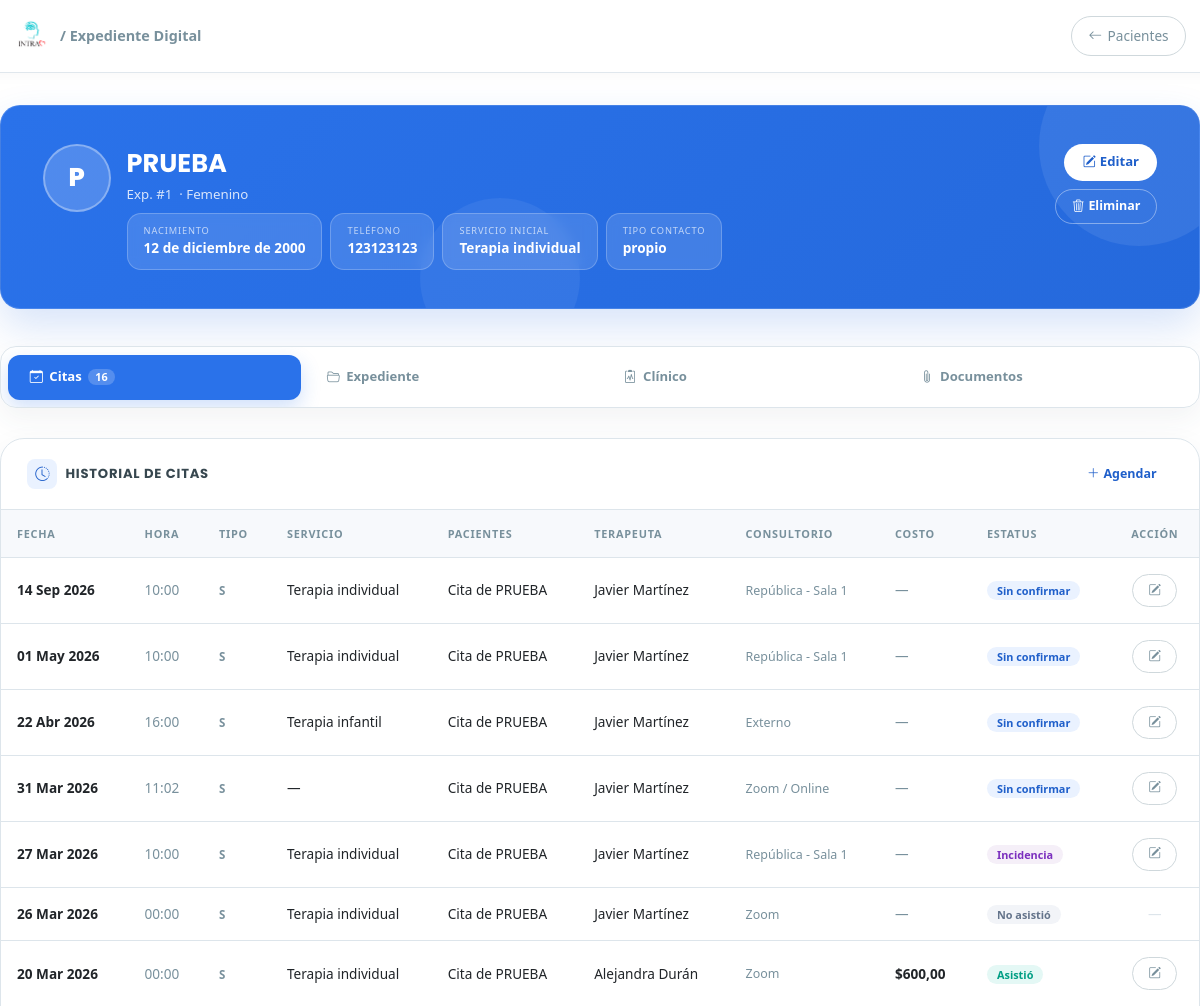
The app's page /pacientes/1/ (upper part), older data.
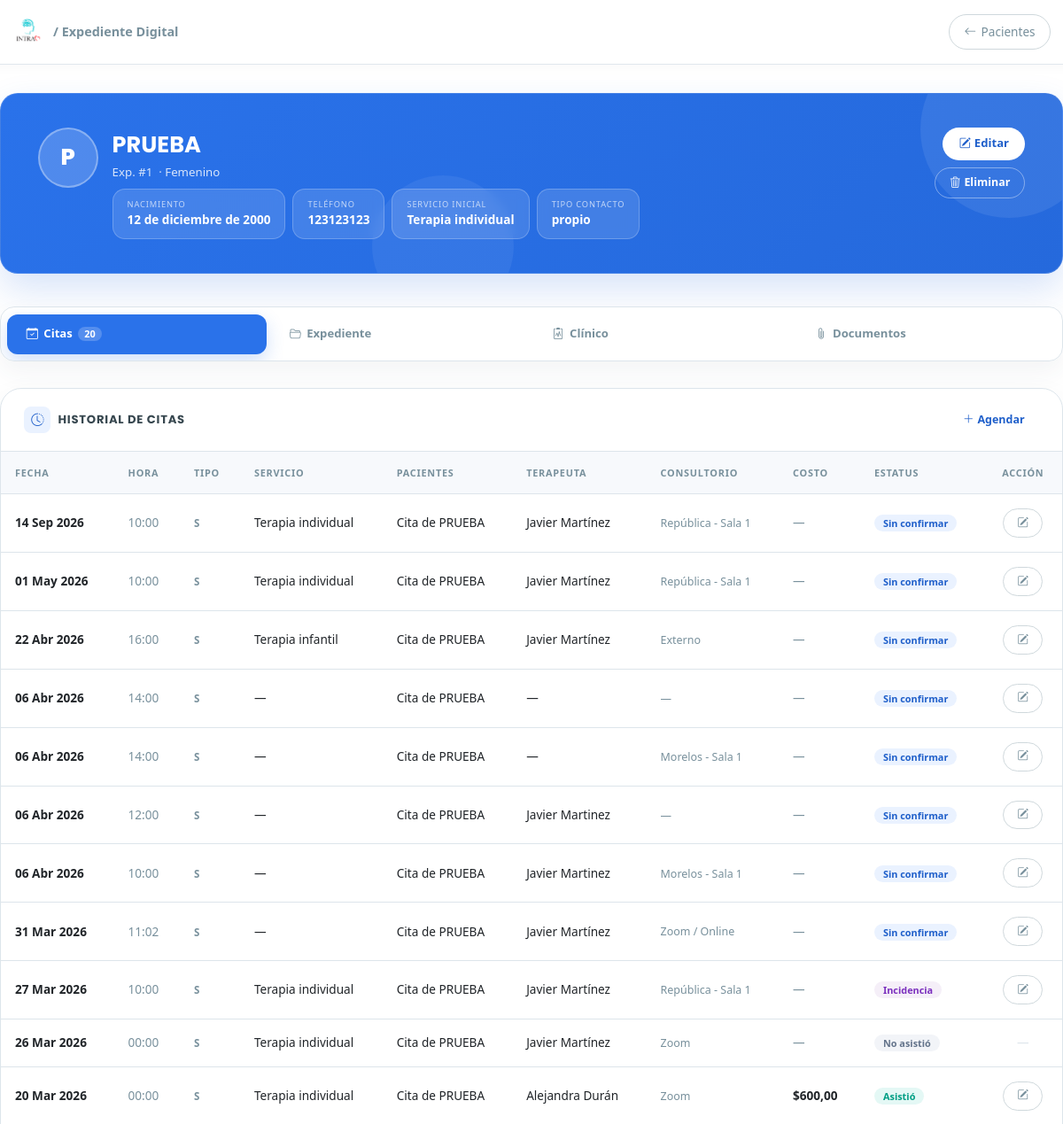
The same page, newer data.
### clinica/models.py (models this page shows, shortened)
class Cita(models.Model):
    ESTATUS_CONFIRMADA = 'confirmada'
    ESTATUS_SIN_CONFIRMAR = 'sin_confirmar'
    ESTATUS_REAGENDO = 'reagendo'
    ESTATUS_CANCELO = 'cancelo'
    ESTATUS_SI_ASISTIO = 'si_asistio'
    ESTATUS_NO_ASISTIO = 'no_asistio'
    ESTATUS_INCIDENCIA = 'incidencia'
    ESTATUS_CHOICES = [
        (ESTATUS_CONFIRMADA, 'Confirmada'),
        (ESTATUS_SIN_CONFIRMAR, 'Sin confirmar'),
        (ESTATUS_REAGENDO, 'Reagendo'),
        (ESTATUS_CANCELO, 'Cancelo'),
        (ESTATUS_SI_ASISTIO, 'Si asistio'),
        (ESTATUS_NO_ASISTIO, 'No asistio'),
        (ESTATUS_INCIDENCIA, 'Incidencia'),
    ]
    ESTATUS_ACTIVOS = (
        ESTATUS_CONFIRMADA,
        ESTATUS_SIN_CONFIRMAR,
        ESTATUS_REAGENDO,
        ESTATUS_INCIDENCIA,
    )
    TIPO_NUEVO = 'N'
    TIPO_REFERIDO = 'R'
    TIPO_SEGUIMIENTO = 'S'
    TIPO_PACIENTE_CHOICES = [
        (TIPO_NUEVO, 'Nuevo'),
        (TIPO_REFERIDO, 'Referido'),
        (TIPO_SEGUIMIENTO, 'Seguimiento'),
    ]
    PAGO_CHOICES = [
        ('Terminal', 'Terminal'),
        ('Transferencia', 'Transferencia'),
        ('Efectivo', 'Efectivo'),
        ('Pase', 'Pase'),
    ]
    paciente = models.ForeignKey(Paciente, on_delete=models.CASCADE, related_name='citas')
    pacientes_adicionales = models.ManyToManyField(
        Paciente,
        blank=True,
        related_name='citas_como_adicional',
    )
    fecha = models.DateField()
    hora = models.TimeField()
    tipo_paciente = models.CharField(
        max_length=1,
        choices=TIPO_PACIENTE_CHOICES,
        default=TIPO_SEGUIMIENTO,
    )
    division = models.ForeignKey(Division, on_delete=models.SET_NULL, null=True)
    consultorio = models.ForeignKey(Consultorio, on_delete=models.SET_NULL, null=True)
    servicio = models.ForeignKey(Servicio, on_delete=models.SET_NULL, null=True)
    terapeuta = models.ForeignKey(Terapeuta, on_delete=models.SET_NULL, null=True)
    costo = models.DecimalField(max_digits=10, decimal_places=2, null=True, blank=True)
    metodo_pago = models.CharField(
        max_length=50,
        choices=PAGO_CHOICES,
        null=True,
        blank=True,
    )
    estatus = models.CharField(
        max_length=20,
        choices=ESTATUS_CHOICES,
        default=ESTATUS_SIN_CONFIRMAR,
    )
    folio_fiscal = models.CharField(max_length=100, blank=True, null=True)
    notas = models.TextField(blank=True, null=True)
    def pacientes_display_natural(self):
        nombres = [self.paciente.nombre] if self.paciente_id else []
        nombres.extend(list(self.pacientes_adicionales.values_list('nombre', flat=True)))
        if not nombres:
            return ""
        if len(nombres) == 1:
            return nombres[0]
        if len(nombres) == 2:
            return f"{nombres[0]} y {nombres[1]}"
        return f"{', '.join(nombres[:-1])} y {nombres[-1]}"
    def titulo_cita(self):
        pacientes = self.pacientes_display_natural()
        return f"Cita de {pacientes}" if pacientes else "Cita"
    class Meta:
        verbose_name = "Cita"
        verbose_name_plural = "Citas"
        ordering = ['-fecha', '-hora']

class Servicio(models.Model):
    nombre = models.CharField(max_length=100)
    def __str__(self):
        return self.nombre

class Paciente(models.Model):
    TIPO_CONTACTO_CHOICES = [
        ('propio', 'Propio'),
        ('madre', 'Madre'),
        ('padre', 'Padre'),
        ('pareja', 'Pareja'),
        ('otro', 'Otro'),
    ]
    SEXO_CHOICES = [
        ('Femenino', 'Femenino'),
        ('Masculino', 'Masculino'),
    ]
    usuario = models.OneToOneField(User, on_delete=models.SET_NULL, null=True, blank=True, related_name='perfil_paciente')
    nombre = models.CharField(max_length=200, verbose_name="Nombre Completo")
    fecha_nacimiento = models.DateField(verbose_name="Fecha de Nacimiento")
    nombre_normalizado = models.CharField(max_length=200, blank=True, editable=False)
    sexo = models.CharField(
        max_length=20,
        choices=SEXO_CHOICES,
        default='Femenino',
        verbose_name="Sexo"
    )
    telefono = models.CharField(max_length=20, verbose_name="Teléfono (WhatsApp)")
    identidad_contacto = models.CharField(max_length=20, choices=TIPO_CONTACTO_CHOICES, default='propio')
    servicio_inicial = models.ForeignKey('Servicio', on_delete=models.SET_NULL, null=True, verbose_name="Servicio Inicial")
    consentimiento_firmado = models.FileField(upload_to='documentos/', blank=True, null=True)
    estudio_socioeconomico = models.FileField(upload_to='documentos/', blank=True, null=True)
    apertura_expediente = models.FileField(upload_to='documentos/', blank=True, null=True)
    resumen_clinico = models.TextField(blank=True, null=True)
    empresa = models.ForeignKey(
        'Empresa', on_delete=models.SET_NULL, null=True, blank=True,
        related_name='pacientes'
    )
    pacientes_relacionados = models.ManyToManyField('self', blank=True, symmetrical=True)
    enlace_resultados = models.URLField(blank=True, null=True)
    fecha_registro = models.DateTimeField(auto_now_add=True)
    class Meta:
        verbose_name = "Paciente"
        verbose_name_plural = "Pacientes"

class Terapeuta(models.Model):
    usuario = models.OneToOneField(User, on_delete=models.SET_NULL, null=True, blank=True, related_name='perfil_terapeuta')
    nombre = models.CharField(max_length=100)
    activo = models.BooleanField(default=True)
    def __str__(self):
        return self.nombre

class Consultorio(models.Model):
    SEDE_CHOICES = [
        ('republica',      'República'),
        ('morelos',        'Morelos'),
        ('colinas',        'Colinas'),
        ('trabajo_social', 'Trabajo Social'),
        ('zoom',           'Zoom / Online'),
        ('externo',        'Externo'),
    ]
    nombre = models.CharField(max_length=100)
    sede   = models.CharField(max_length=20, choices=SEDE_CHOICES, null=True, blank=True)
    def __str__(self):
        return self.nombre

### clinica/views.py (the view)
# urls.py: path('pacientes/<int:paciente_id>/', clinica_views.detalle_paciente, name='detalle_paciente'),
def detalle_paciente(request, paciente_id):
    paciente = get_object_or_404(Paciente, id=paciente_id)
    historial = Cita.objects.filter(
        Q(paciente=paciente) | Q(pacientes_adicionales=paciente)
    ).distinct().order_by('-fecha', '-hora')
    terapeutas_previos = set(cita.terapeuta for cita in historial if cita.terapeuta)
    notas_historial = NotaTerapeutaPaciente.objects.filter(
        paciente=paciente
    ).select_related('terapeuta').order_by('-creado_en')
    documentos_historial = DocumentoPaciente.objects.filter(
        paciente=paciente
    ).select_related('terapeuta', 'subido_por').order_by('-creado_en')
    reportes_historial = ReporteSesion.objects.filter(
        paciente=paciente
    ).select_related('terapeuta').order_by('-fecha', '-creado_en')
    apertura = getattr(paciente, 'apertura_expediente_obj', None)
    context = {
        'paciente': paciente,
        'historial': historial,
        'terapeutas_previos': terapeutas_previos,
        'notas_historial': notas_historial,
        'documentos_historial': documentos_historial,
        'reportes_historial': reportes_historial,
        'apertura': apertura,
    }
    return render(request, 'clinica/detalle_paciente.html', context)

### clinica/templates/clinica/detalle_paciente.html (shortened to what the changed rows need)
{% load static %}
<!DOCTYPE html>
<html lang="es">
<head>
  <link href="https://cdn.jsdelivr.net/npm/bootstrap@5.3.0/dist/css/bootstrap.min.css" rel="stylesheet">
  <link rel="stylesheet" href="https://cdn.jsdelivr.net/npm/bootstrap-icons@1.11.3/font/bootstrap-icons.css">
</head>
<body>
<div class="page">
  <div class="tab-nav" role="tablist">
    <button class="active" onclick="switchTab('citas',this)" role="tab">
      <i class="bi bi-calendar-check"></i>Citas
      <span class="tab-badge">{{ historial|length }}</span>
    </button>
  </div>
  <div id="tab-citas" class="tab-panel active">
    <div class="xcard">
      <div class="table-responsive">
        <table class="citas-table">
          <thead>
            <tr>
              <th>Fecha</th>
              <th>Hora</th>
              <th>Tipo</th>
              <th>Servicio</th>
              <th>Pacientes</th>
              <th>Terapeuta</th>
              <th>Consultorio</th>
              <th>Costo</th>
              <th>Estatus</th>
              <th style="text-align:center;">Acción</th>
            </tr>
          </thead>
          <tbody>
            {% for cita in historial %}
            <tr>
              <td style="font-weight:600;">{{ cita.fecha|date:"d M Y" }}</td>
              <td style="color:var(--muted);">{{ cita.hora|time:"H:i" }}</td>
              <td><span style="font-size:.72rem;font-weight:700;color:var(--muted);">{{ cita.tipo_paciente|default:"—" }}</span></td>
              <td>{{ cita.servicio|default:"—" }}</td>
              <td>{{ cita.titulo_cita }}</td>
              <td>{{ cita.terapeuta|default:"—" }}</td>
              <td><span style="font-size:.78rem;color:var(--muted);">{{ cita.consultorio|default:"—" }}</span></td>
              <td>{% if cita.costo %}<span style="font-weight:600;">${{ cita.costo }}</span>{% else %}<span style="color:var(--muted);">—</span>{% endif %}</td>
              <td>
                {% if cita.estatus == 'confirmada' %}<span class="est est-confirmada">Confirmada</span>
                {% elif cita.estatus == 'sin_confirmar' %}<span class="est est-sin">Sin confirmar</span>
                {% elif cita.estatus == 'reagendo' %}<span class="est est-reagendo">Reagendó</span>
                {% elif cita.estatus == 'cancelo' %}<span class="est est-cancelo">Canceló</span>
                {% elif cita.estatus == 'si_asistio' %}<span class="est est-asistio">Asistió</span>
                {% elif cita.estatus == 'no_asistio' %}<span class="est est-no-asistio">No asistió</span>
                {% elif cita.estatus == 'incidencia' %}<span class="est est-incidencia">Incidencia</span>
                {% else %}<span class="est" style="background:#F2F4F8;color:var(--muted);">{{ cita.get_estatus_display }}</span>{% endif %}
              </td>
              <td style="text-align:center;">
                {% if cita.estatus != 'cancelo' and cita.estatus != 'no_asistio' %}
                <a href="{% url 'editar_cita' cita.id %}?next=paciente" class="btn-ghost" title="Editar cita">
                  <i class="bi bi-pencil-square"></i>
                </a>
                {% else %}
                <span style="color:var(--border);">—</span>
                {% endif %}
              </td>
            </tr>
            {% empty %}
            <tr><td colspan="10"><div class="empty"><i class="bi bi-calendar-x"></i>Sin citas registradas</div></td></tr>
            {% endfor %}
          </tbody>
        </table>
      </div>
    </div>
  </div>
</div>
</body>
</html>

Row changes from the older to the newer data that the page shows:
added Cita: fecha "06 Abr 2026", hora "14:00", tipo_paciente "S", servicio "—", titulo_cita "Cita de PRUEBA", terapeuta "—", consultorio "—", estatus "Sin confirmar"
added Cita: fecha "06 Abr 2026", hora "14:00", tipo_paciente "S", servicio "—", titulo_cita "Cita de PRUEBA", terapeuta "—", consultorio "Morelos - Sala 1", estatus "Sin confirmar"
added Cita: fecha "06 Abr 2026", hora "12:00", tipo_paciente "S", servicio "—", titulo_cita "Cita de PRUEBA", terapeuta "Javier Martinez", consultorio "—", estatus "Sin confirmar"
added Cita: fecha "06 Abr 2026", hora "10:00", tipo_paciente "S", servicio "—", titulo_cita "Cita de PRUEBA", terapeuta "Javier Martinez", consultorio "Morelos - Sala 1", estatus "Sin confirmar"
Text that changed along with them:
{{ historial|length }}: "16" → "20"
